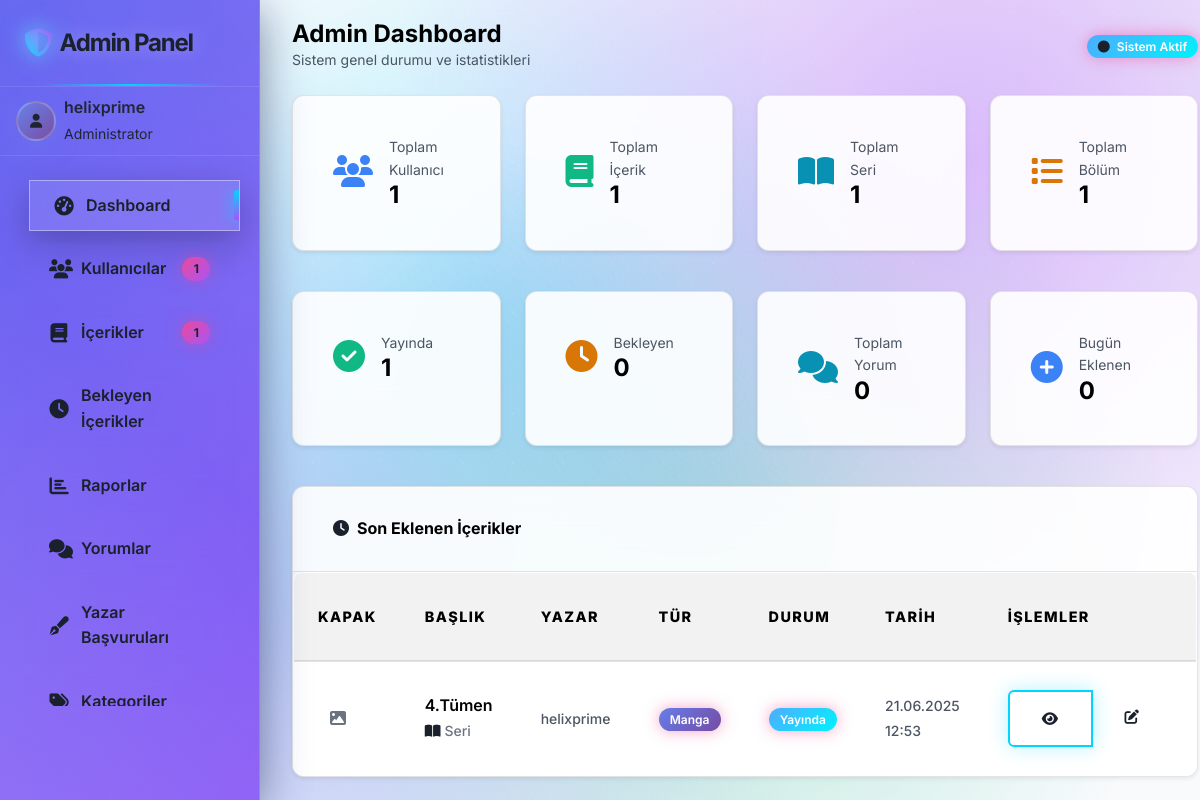
The app's page /admin/ (signed in) with its own data.
### tables this page shows
CREATE TABLE `users` (
  `id` int(11) NOT NULL AUTO_INCREMENT,
  `username` varchar(50) NOT NULL,
  `email` varchar(100) NOT NULL,
  `password` varchar(255) NOT NULL,
  `avatar` varchar(255) DEFAULT NULL,
  `bio` text DEFAULT NULL,
  `role` enum('user','admin') DEFAULT 'user',
  `created_at` datetime NOT NULL,
  `updated_at` datetime DEFAULT current_timestamp() ON UPDATE current_timestamp(),
  PRIMARY KEY (`id`),
  UNIQUE KEY `username` (`username`),
  UNIQUE KEY `email` (`email`)
);

CREATE TABLE `content` (
  `id` int(11) NOT NULL AUTO_INCREMENT,
  `user_id` int(11) NOT NULL,
  `title` varchar(100) NOT NULL,
  `description` text NOT NULL,
  `type` enum('manga','comic') NOT NULL,
  `tags` varchar(255) DEFAULT NULL,
  `cover_image` varchar(255) NOT NULL,
  `content_file` varchar(255) NOT NULL,
  `content_type` varchar(20) DEFAULT 'pdf',
  `status` enum('pending','published','rejected') DEFAULT 'pending',
  `featured` tinyint(1) DEFAULT 0,
  `views` int(11) DEFAULT 0,
  `chapter_count` int(11) DEFAULT 1,
  `is_series` tinyint(1) DEFAULT 0,
  `created_at` datetime NOT NULL,
  `updated_at` datetime DEFAULT current_timestamp() ON UPDATE current_timestamp(),
  PRIMARY KEY (`id`),
  KEY `user_id` (`user_id`),
  CONSTRAINT `content_ibfk_1` FOREIGN KEY (`user_id`) REFERENCES `users` (`id`) ON DELETE CASCADE
);

### admin/index.php (the view, shortened to what the rows shown need)
<?php
require_once '../includes/config.php';
require_once '../includes/functions.php';
$admin_user = getCurrentUser();
$recent_content_query = "
    SELECT c.*, u.username
    FROM content c
    JOIN users u ON c.user_id = u.id
    ORDER BY c.created_at DESC
    LIMIT 5
";
$recent_content_result = mysqli_query($conn, $recent_content_query);
require_once 'includes/header.php';
?>
<div class="admin-wrapper">
    <?php require_once 'includes/sidebar.php'; ?>
    <div class="admin-content">
        <div class="container-fluid">
            <div class="row mb-4">
                <div class="col-12">
                    <div class="d-flex justify-content-between align-items-center">
                        <div>
                            <h1 class="h4 mb-0">Admin Dashboard</h1>
                        </div>
                    </div>
                </div>
            </div>
            <div class="row">
                <div class="col-12">
                    <div class="card border-0 shadow-sm">
                        <div class="card-body p-0">
                            <?php if (mysqli_num_rows($recent_content_result) > 0): ?>
                                <div class="table-responsive">
                                    <table class="table table-hover mb-0">
                                        <thead class="table-light">
                                            <tr>
                                                <th style="width: 60px;">Kapak</th>
                                                <th>Başlık</th>
                                                <th style="width: 120px;">Yazar</th>
                                                <th style="width: 80px;">Tür</th>
                                                <th style="width: 100px;">Durum</th>
                                                <th style="width: 120px;">Tarih</th>
                                                <th style="width: 100px;">İşlemler</th>
                                            </tr>
                                        </thead>
                                        <tbody>
                                            <?php while ($content = mysqli_fetch_assoc($recent_content_result)): ?>
                                                <tr>
                                                    <td>
                                                        <?php
                                                        $cover_path = '../uploads/covers/' . $content['cover_image'];
                                                        if (file_exists($cover_path)): ?>
                                                            <img src="<?php echo htmlspecialchars($cover_path); ?>"
                                                                 class="rounded" style="width: 40px; height: 50px; object-fit: cover;"
                                                                 alt="<?php echo htmlspecialchars($content['title']); ?>">
                                                        <?php else: ?>
                                                            <div class="bg-light rounded d-flex align-items-center justify-content-center"
                                                                 style="width: 40px; height: 50px;">
                                                                <i class="fas fa-image text-muted"></i>
                                                            </div>
                                                        <?php endif; ?>
                                                    </td>
                                                    <td>
                                                        <div class="fw-semibold"><?php echo htmlspecialchars($content['title']); ?></div>
                                                        <?php if ($content['is_series']): ?>
                                                            <small class="text-muted">
                                                                <i class="fas fa-book-open me-1"></i>Seri
                                                            </small>
                                                        <?php endif; ?>
                                                    </td>
                                                    <td>
                                                        <small><?php echo htmlspecialchars($content['username']); ?></small>
                                                    </td>
                                                    <td>
                                                        <span class="badge <?php echo $content['type'] === 'manga' ? 'bg-primary' : 'bg-info'; ?>">
                                                            <?php echo $content['type'] === 'manga' ? 'Manga' : 'Comic'; ?>
                                                        </span>
                                                    </td>
                                                    <td>
                                                        <span class="badge <?php
                                                            echo $content['status'] === 'published' ? 'bg-success' :
                                                                 ($content['status'] === 'pending' ? 'bg-warning' : 'bg-danger');
                                                        ?>">
                                                            <?php
                                                                echo $content['status'] === 'published' ? 'Yayında' :
                                                                     ($content['status'] === 'pending' ? 'Bekliyor' : 'Red');
                                                            ?>
                                                        </span>
                                                    </td>
                                                    <td>
                                                        <small><?php echo date('d.m.Y H:i', strtotime($content['created_at'])); ?></small>
                                                    </td>
                                                    <td>
                                                        <div class="btn-group btn-group-sm">
                                                            <a href="../view.php?id=<?php echo $content['id']; ?>"
                                                               target="_blank" class="btn btn-outline-primary btn-sm" title="Görüntüle">
                                                                <i class="fas fa-eye"></i>
                                                            </a>
                                                            <a href="content.php" class="btn btn-outline-secondary btn-sm" title="Düzenle">
                                                                <i class="fas fa-edit"></i>
                                                            </a>
                                                        </div>
                                                    </td>
                                                </tr>
                                            <?php endwhile; ?>
                                        </tbody>
                                    </table>
                                </div>
                            <?php endif; ?>
                        </div>
                    </div>
                </div>
            </div>
        </div>
    </div>
</div>
<?php require_once 'includes/footer.php'; ?>

### admin/includes/sidebar.php (shortened to what the rows shown need)
<div class="admin-sidebar" id="adminSidebar">
    <div class="px-3 py-2 border-bottom border-white border-opacity-10">
        <div class="d-flex align-items-center">
            <div class="user-info">
                <div class="fw-semibold"><?php echo htmlspecialchars($admin_user['username']); ?></div>
                <small class="text-white text-opacity-75">Administrator</small>
            </div>
        </div>
    </div>
</div>

### records on screen
users: username "helixprime"
content: title "4.Tümen", is_series 1 (drawn), user.username "helixprime", type "Manga", status "Yayında", created_at "21.06.2025 12:53"

### other values on screen
$stats['total_users'] "1"
$stats['total_content'] "1"
$stats['total_series'] "1"
$stats['total_chapters'] "1"
$stats['published_content'] "1"
$stats['pending_content'] "0"
$stats['total_comments'] "0"
$stats['today_content'] "0"
